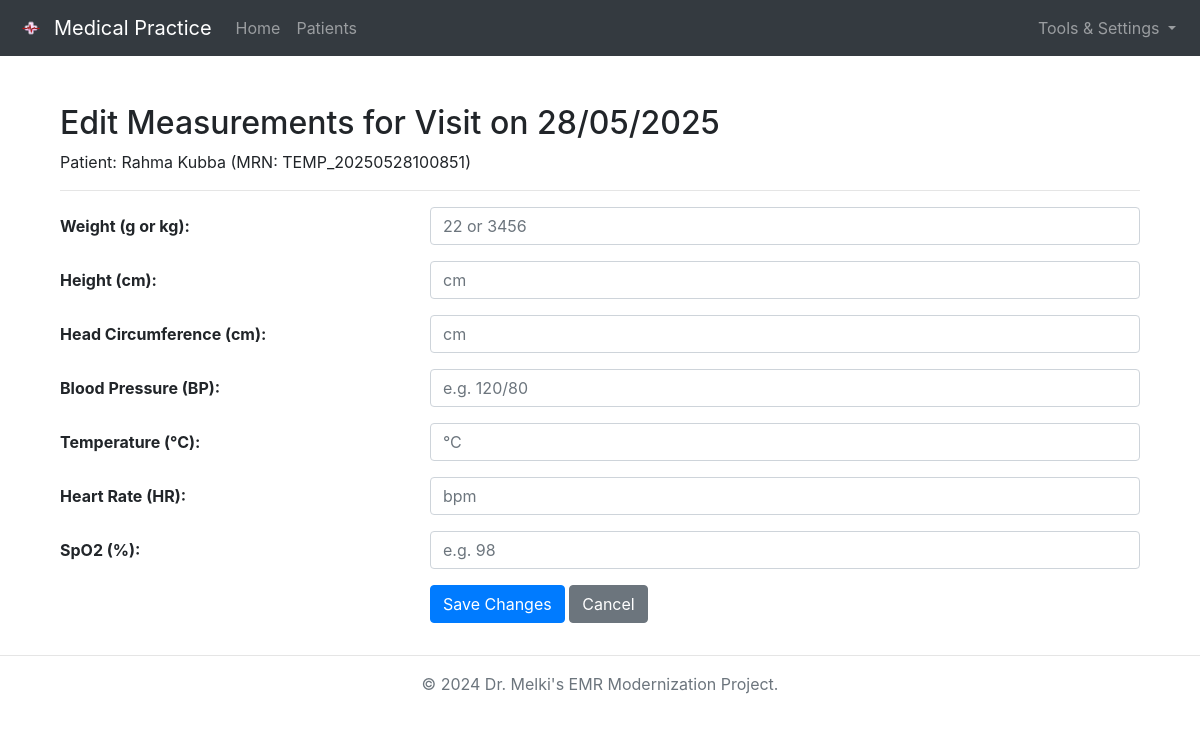
Page /patient/visit/1/edit_measurements on the committed database.
### tables this page shows
CREATE TABLE Visits (
        id INTEGER PRIMARY KEY AUTOINCREMENT,
        patient_id INTEGER NOT NULL,
        visit_date TEXT NOT NULL,
        notes TEXT,
        raw_visit_entry TEXT,
        FOREIGN KEY (patient_id) REFERENCES Patients (id)
    );

CREATE TABLE Patients (
        id INTEGER PRIMARY KEY AUTOINCREMENT,
        mrn TEXT UNIQUE,
        first_name TEXT,
        last_name TEXT,
        date_of_birth TEXT,
        sex TEXT,
        phone TEXT,
        address TEXT,
        email TEXT,
        insurance TEXT,
        primary_physician TEXT,
        pmh TEXT,
        psh TEXT,
        medications TEXT,
        allergies TEXT,
        smoker BOOLEAN,
        smoker_details TEXT,
        alcohol BOOLEAN,
        alcohol_details TEXT,
        raw_dossier_text TEXT
    , rougeole_seule_date TEXT, dtcp1_date TEXT, dtcp2_date TEXT, dtcp3_date TEXT, dtcp_rappel1_date TEXT, dtcp_rappel2_date TEXT, dtcp_rappel3_date TEXT, dtcp_rappel4_date TEXT, hep_b1_date TEXT, hep_b2_date TEXT, hep_b3_date TEXT, hib1_date TEXT, hib2_date TEXT, hib3_date TEXT, hib_rappel_date TEXT, ror_date TEXT, monotest1 TEXT, monotest2 TEXT, monotest3 TEXT, mere_nom TEXT, pere_nom TEXT, pediatre_initiales TEXT, third_party_payer TEXT, hopital TEXT, diag1 TEXT, diag2 TEXT, obstetrical_history TEXT, raw_autres_vaccins_text TEXT, mrn_agg TEXT, prenom TEXT, nom TEXT, naissance_date TEXT, birth_weight_g INTEGER, birth_height_cm REAL, birth_head_circumference_cm REAL, birth_notes TEXT, sexe TEXT, telephone TEXT, domicile TEXT, family_history TEXT, emr_mode TEXT, patient_history_text TEXT);

### routes/visit_routes.py (the view)
@visit_bp.route('/visit/<int:visit_id>/edit_measurements', methods=['GET'])
def edit_visit_measurements(visit_id):
    db = get_db()
    try:
        visit_cursor = db.execute("SELECT * FROM Visits WHERE id = ?", (visit_id,))
        visit = visit_cursor.fetchone()
        if not visit:
            flash('Visit not found.', 'danger')
            return redirect(url_for('patient.list_patients'))
        patient_cursor = db.execute("SELECT * FROM Patients WHERE id = ?", (visit['patient_id'],))
        patient = patient_cursor.fetchone()
        if not patient:
            flash('Patient not found.', 'danger')
            return redirect(url_for('patient.list_patients'))
        return render_template('edit_visit_measurements.html',
                             title='Edit Visit Measurements',
                             visit=visit,
                             patient=patient)
    except Exception as e:
        flash(f'Error loading visit measurements: {e}', 'danger')
        return redirect(url_for('patient.list_patients'))

### app.py (called while the page is built)
@app.context_processor
def inject_now():
    return {'current_year': datetime.datetime.now().year}

@app.context_processor
def inject_emr_config():
    legacy_config = {
        'emr_name': emr_config.get_emr_name(),
        'background_image_filename': emr_config.get_background_image_filename(),
        'practice_name': emr_config.get_practice_info()['name']
    }
    return {
        'emr_config': emr_config,
        'config': legacy_config,  # For backward compatibility with existing templates
        'emr_mode': emr_config.get_emr_mode(),  # Temporary backward compatibility for templates
        'active_profile': emr_config.get_active_profile(),
        'emr_features': emr_config.get_enabled_features(),
        'is_feature_enabled': emr_config.is_feature_enabled,
        'practice_info': emr_config.get_practice_info(),
        'date_format': emr_config.get_date_format()
    }

### database.py (called while the page is built)
def get_db():
    db = getattr(g, '_database', None)
    if db is None:
        db_path = current_app.config['DATABASE']
        db = g._database = sqlite3.connect(db_path)
        db.row_factory = sqlite3.Row # Access columns by name
    return db

def close_connection(exception):
    db = getattr(g, '_database', None)
    if db is not None:
        db.close()

### emr_config.py (called while the page is built)
    def get_active_profile_name(self) -> str:
        return self.config.get('active_profile', 'family_practice_profile')

    def get_active_profile(self) -> Dict[str, Any]:
        profile_name = self.get_active_profile_name()
        return self.config.get('profiles', {}).get(profile_name, DEFAULT_PROFILES['family_practice_profile'])

    def is_feature_enabled(self, feature_name: str) -> bool:
        active_profile = self.get_active_profile()
        return active_profile.get('features', {}).get(feature_name, False)

    def get_enabled_features(self) -> List[str]:
        active_profile = self.get_active_profile()
        features = active_profile.get('features', {})
        return [feature for feature, enabled in features.items() if enabled]

    def get_practice_info(self) -> Dict[str, str]:
        return {
            'name': self.config.get('practice_name', 'Medical Practice'),
            'language': self.config.get('primary_language', 'en')
        }

    def get_emr_name(self) -> str:
        return self.config.get('emr_name', self.config.get('practice_name', 'Unified EMR System'))

    def get_background_image_filename(self) -> str:
        return self.config.get('background_image_filename')

### templates/edit_visit_measurements.html (shortened to what this page needs)
{% extends "base.html" %}
{% block content %}
<div class="container mt-4">
    <h2>Edit Measurements for Visit on {{ visit.visit_date }}</h2>
    <p>Patient: {{ patient.first_name }} {{ patient.last_name }} (MRN: {{ patient.mrn }})</p>
    <hr>
    <form method="POST" action="{{ url_for('visit.edit_visit_measurements', visit_id=visit.id) }}">
        <div class="form-group row">
            <label for="weight_g" class="col-sm-4 col-form-label"><strong>Weight (g or kg):</strong></label>
            <div class="col-sm-8">
                <input type="number" class="form-control" id="weight_g" name="weight_g" value="{{ visit.weight_g if visit.weight_g is not none else '' }}" placeholder="22 or 3456">
            </div>
        </div>
        <div class="form-group row">
            <label for="height_cm" class="col-sm-4 col-form-label"><strong>Height (cm):</strong></label>
            <div class="col-sm-8">
                <input type="number" step="any" class="form-control" id="height_cm" name="height_cm" value="{{ visit.height_cm if visit.height_cm is not none else '' }}" placeholder="cm">
            </div>
        </div>
        <div class="form-group row">
            <label for="head_circumference_cm" class="col-sm-4 col-form-label"><strong>Head Circumference (cm):</strong></label>
            <div class="col-sm-8">
                <input type="number" step="any" class="form-control" id="head_circumference_cm" name="head_circumference_cm" value="{{ visit.head_circumference_cm if visit.head_circumference_cm is not none else '' }}" placeholder="cm">
            </div>
        </div>
        <div class="form-group row">
            <label for="bp" class="col-sm-4 col-form-label"><strong>Blood Pressure (BP):</strong></label>
            <div class="col-sm-8">
                <input type="text" class="form-control" id="bp" name="bp" value="{{ visit.bp if visit.bp is not none else '' }}" placeholder="e.g. 120/80">
            </div>
        </div>
        <div class="form-group row">
            <label for="temperature" class="col-sm-4 col-form-label"><strong>Temperature (°C):</strong></label>
            <div class="col-sm-8">
                <input type="number" step="any" class="form-control" id="temperature" name="temperature" value="{{ visit.temperature if visit.temperature is not none else '' }}" placeholder="°C">
            </div>
        </div>
        <div class="form-group row">
            <label for="hr" class="col-sm-4 col-form-label"><strong>Heart Rate (HR):</strong></label>
            <div class="col-sm-8">
                <input type="number" class="form-control" id="hr" name="hr" value="{{ visit.hr if visit.hr is not none else '' }}" placeholder="bpm">
            </div>
        </div>
        {% if is_feature_enabled('pulse_oximetry') %}
        <div class="form-group row">
            <label for="spo2" class="col-sm-4 col-form-label"><strong>SpO2 (%):</strong></label>
            <div class="col-sm-8">
                <input type="number" step="any" class="form-control" id="spo2" name="spo2" value="{{ visit.spo2 if visit.spo2 is not none else '' }}" placeholder="e.g. 98" min="0" max="100">
            </div>
        </div>
        {% endif %}
        <div class="form-group row">
            <div class="col-sm-8 offset-sm-4">
                <button type="submit" class="btn btn-primary">Save Changes</button>
                <a href="{{ url_for('patient.patient_detail', patient_id=patient.id) }}" class="btn btn-secondary">Cancel</a>
            </div>
        </div>
    </form>
</div>
{% endblock %}

### templates/base.html (style rules this page uses)
body { padding-top: 5rem; }

### rows in the picture
Visits: visit_date "28/05/2025"
Patients: first_name "Rahma", last_name "Kubba", mrn "TEMP_20250528100851"

### other values in the picture
{{ config.emr_name if config.emr_name else 'Unified EMR System' }} "Medical Practice"
